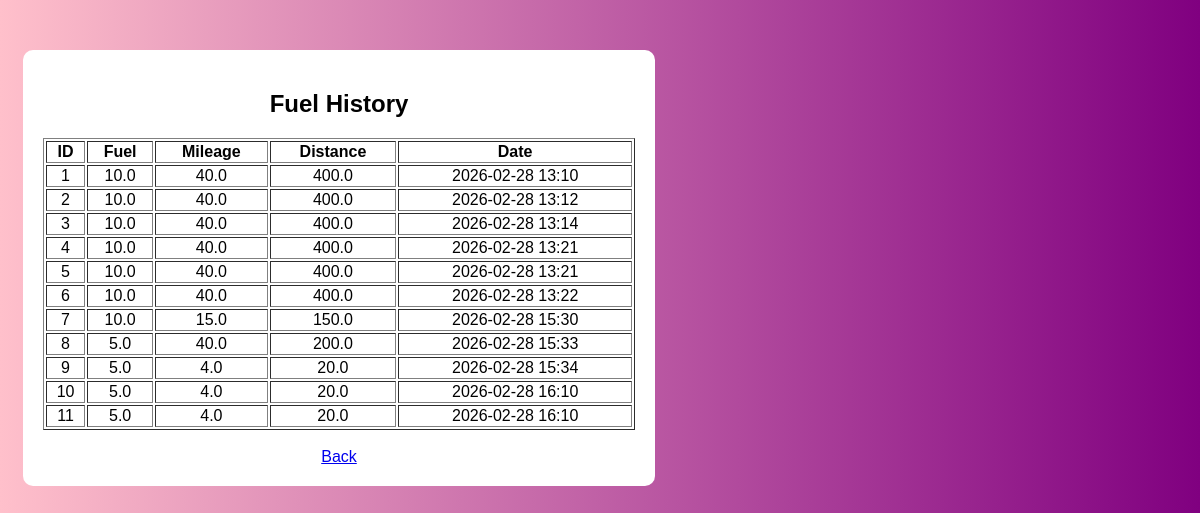
The app's page /history with its own data.
### tables this page shows
CREATE TABLE fuel_data (
            id INTEGER PRIMARY KEY AUTOINCREMENT,
            fuel REAL,
            mileage REAL,
            distance REAL,
            date TEXT
        );

### app.py (the view)
@app.route("/history")
def history():
    conn = sqlite3.connect("fuel.db")
    cursor = conn.cursor()
    cursor.execute("SELECT * FROM fuel_data")
    data = cursor.fetchall()
    conn.close()
    return render_template("history.html", data=data)

### templates/history.html (shortened to what this page needs)
<!DOCTYPE html>
<html>
<head>
<link rel="stylesheet" href="/static/style.css">
</head>
<body>
<div class="box">
<h2>Fuel History</h2>
<table border="1" width="100%">
<tr>
<th>ID</th>
<th>Fuel</th>
<th>Mileage</th>
<th>Distance</th>
<th>Date</th>
</tr>
{% for row in data %}
<tr>
<td>{{ row[0] }}</td>
<td>{{ row[1] }}</td>
<td>{{ row[2] }}</td>
<td>{{ row[3] }}</td>
<td>{{ row[4] }}</td>
</tr>
{% endfor %}
</table>
<br>
<a href="/">Back</a>
</div>
</body>
</html>

### static/style.css (style rules this page uses)
body { font-family: Arial; background: linear-gradient(to right, pink, purple); text-align: center; }
.box { background: white; width: 50%; margin: 15px; padding: 20px; margin-top: 50px; border-radius: 10px; text-align: center; }

### records on screen
fuel_data: id "1", fuel "10.0", mileage "40.0", distance "400.0", date "2026-02-28 13:10"
fuel_data: id "2", fuel "10.0", mileage "40.0", distance "400.0", date "2026-02-28 13:12"
fuel_data: id "3", fuel "10.0", mileage "40.0", distance "400.0", date "2026-02-28 13:14"
fuel_data: id "4", fuel "10.0", mileage "40.0", distance "400.0", date "2026-02-28 13:21"
fuel_data: id "5", fuel "10.0", mileage "40.0", distance "400.0", date "2026-02-28 13:21"
fuel_data: id "6", fuel "10.0", mileage "40.0", distance "400.0", date "2026-02-28 13:22"
fuel_data: id "7", fuel "10.0", mileage "15.0", distance "150.0", date "2026-02-28 15:30"
fuel_data: id "8", fuel "5.0", mileage "40.0", distance "200.0", date "2026-02-28 15:33"
fuel_data: id "9", fuel "5.0", mileage "4.0", distance "20.0", date "2026-02-28 15:34"
fuel_data: id "10", fuel "5.0", mileage "4.0", distance "20.0", date "2026-02-28 16:10"
fuel_data: id "11", fuel "5.0", mileage "4.0", distance "20.0", date "2026-02-28 16:10"
